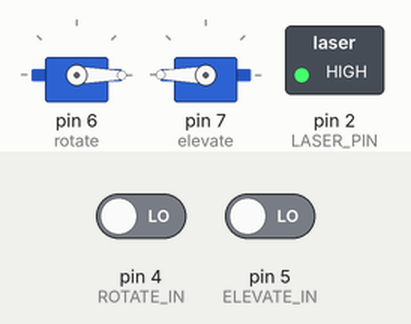
Bench run of a sketch on a simulated Arduino Uno, built with avr-gcc and run on an emulated ATmega328P. On the bench: 2 × servo, switched loads named in the sketch (green lamp = pin HIGH). The inputs (shaded band) are chosen by the test bench; at power-on: pin 4 (ROTATE_IN) LOW, pin 5 (ELEVATE_IN) LOW.

Above: at 0.2 s.
Timing chart, 0 to 1.7 s (numbered marks = the images above):
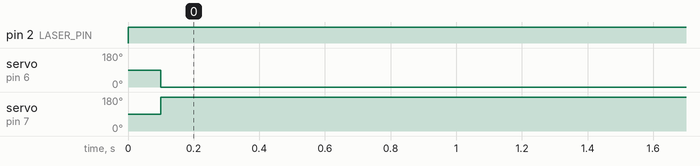

Measured:
- by itself, pin 2 (LASER_PIN): LOW → HIGH at 0.00 s
- by itself, servo on pin 6 (rotate): 90° → 0° at 0.10 s
- by itself, servo on pin 7 (elevate): 90° → 180° at 0.10 s

The sketch:

laser.ino
```cpp
/**
 * Radio controlled laser turret.
 *
 * 220 Ohm resistor from pin 2 to 'S' pin on module.
 * Ground pin to '-' on module.
 *
 * Two servos for 2 axis movement.
 *
 * Using left stick of 6ch transmitter
 *   up/down is channel 3 (purple) on pin 4
 *   left/right is channel 4 (blue) on pin 5
 */

#include <Servo.h>

// pin constants
#define LASER_PIN 2
#define ROTATE_IN 4
#define ELEVATE_IN 5

// min and max receiver input values
int rMax = 0;
int eMax = 0;
int rMin = 9999999999;
int eMin = 9999999999;

// variables for servo position
int rPos = 90;
int ePos = 90;
int rOld = 90;
int eOld = 90;
int rNew = 90;
int eNew = 90;

// variables for receiver values
unsigned long ch3; // elevation
unsigned long ch4; // rotation

// declare servo objects
Servo rotate;
Servo elevate;

// declare functions
void getRxInput();
void setBounds(unsigned long input1, unsigned long input2);

void setup() {
  // set pinmodes
  pinMode(LASER_PIN, OUTPUT);
  pinMode(ROTATE_IN, INPUT);
  pinMode(ELEVATE_IN, INPUT);

  // initialise servo objects
  rotate.attach(6);
  elevate.attach(7);
}

void loop() {
  // make sure the laser is on
  digitalWrite(LASER_PIN, HIGH);

  // check if tx is on (3rd param is timeout)
  ch3 = pulseIn(ELEVATE_IN, INPUT, 50000);
  ch4 = pulseIn(ROTATE_IN, INPUT, 50000);

  // get values from receiver
  getRxInput();

  // write positions to servos
  rotate.write(rPos);
  elevate.write(ePos);
}

/**
 * Decode signals from receiver, then set appropriate servo speeds.
 */
void getRxInput()
{
  // figure out min and max values for input
  setBounds(ch3, ch4);

  // map inputs to servo usable outputs (elevation is inverted)
  eNew = 180 - map(ch3, eMin, eMax, 0, 180);
  rNew = map(ch4, rMin, rMax, 0, 180);

  // only update position if it's far enogh away from the old position
  if (abs(eNew - eOld) > 20)
  {
    ePos = eNew;
    eOld = eNew;
  }
  if (abs(rNew - rOld) > 20)
  {
    rPos = rNew;
    rOld = rNew;
  }
}

/**
 * Set min and max values for rx input mapping.
 */
void setBounds(unsigned long input1, unsigned long input2)
{
  if (input1 > eMax)
  {
    eMax = input1;
  }

  if (input1 < eMin)
  {
    eMin = input1;
  }

  if (input2 > rMax)
  {
    rMax = input2;
  }

  if (input2 < rMin)
  {
    rMin = input2;
  }
}
```
